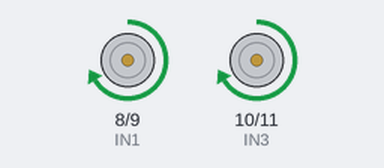
Recording of a sketch running on a simulated Arduino Uno, built with avr-gcc and run on an emulated ATmega328P. On the bench: motor-driver pin pairs drawn as motors (green arrow = first pin HIGH = forward, orange = second pin HIGH = backward, longer = more drive, scaled by the enable pin).

Above: at 1.5 s.
At 6.5 s:
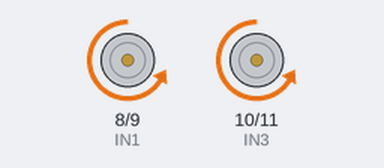
At 9.0 s:
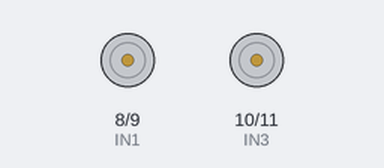
Timing chart, 0 to 13.0 s (numbered marks = the images above):
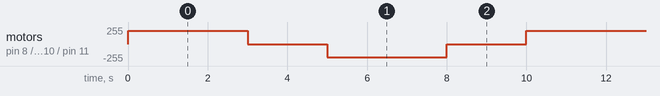

The sketch:

code.ino
```cpp
// Activity 09 – DC Motor Control

const int ENA = 5;
const int IN1 = 8;
const int IN2 = 9;

const int ENB = 6;
const int IN3 = 10;
const int IN4 = 11;

void setup()
{
  pinMode(ENA, OUTPUT);
  pinMode(IN1, OUTPUT);
  pinMode(IN2, OUTPUT);

  pinMode(ENB, OUTPUT);
  pinMode(IN3, OUTPUT);
  pinMode(IN4, OUTPUT);
}

void loop()
{
  // Move both motors forward
  digitalWrite(IN1, HIGH);
  digitalWrite(IN2, LOW);

  digitalWrite(IN3, HIGH);
  digitalWrite(IN4, LOW);

  analogWrite(ENA, 200);
  analogWrite(ENB, 200);

  delay(3000);

  // Stop both motors
  digitalWrite(IN1, LOW);
  digitalWrite(IN2, LOW);

  digitalWrite(IN3, LOW);
  digitalWrite(IN4, LOW);

  delay(2000);

  // Move both motors backward
  digitalWrite(IN1, LOW);
  digitalWrite(IN2, HIGH);

  digitalWrite(IN3, LOW);
  digitalWrite(IN4, HIGH);

  analogWrite(ENA, 200);
  analogWrite(ENB, 200);

  delay(3000);

  // Stop both motors
  digitalWrite(IN1, LOW);
  digitalWrite(IN2, LOW);

  digitalWrite(IN3, LOW);
  digitalWrite(IN4, LOW);

  delay(2000);
}
```

Measured:
- by itself, motor on pin 8 (IN1) / pin 9 (IN2), motor on pin 10 (IN3) / pin 11 (IN4): repeats every 10.0 s: stopped 2.0 s, backward 200/255 3.0 s, stopped 2.0 s, forward 200/255 3.0 s
